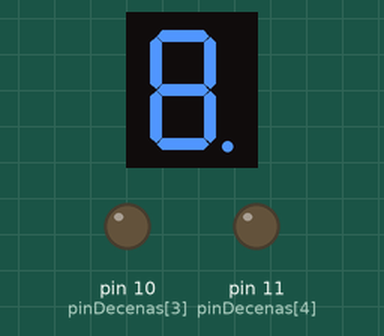
The sketch below on a simulated Arduino Uno, built with avr-gcc and run on an emulated ATmega328P. On the bench: 1-digit seven-segment display, output pins drawn as LEDs (lit = HIGH). Wiring (inferred from the names in the program): 1-digit 7-segment display, segments lit when LOW: segments pin 6, pin 3, pin 7, pin 8, pin 4, pin 9, pin 5, pin 2. The segment pins are drawn as the display they are named for; pins used as bus, display or sensor lines are not drawn.

Above: at 0.1 s.
At 5.1 s:
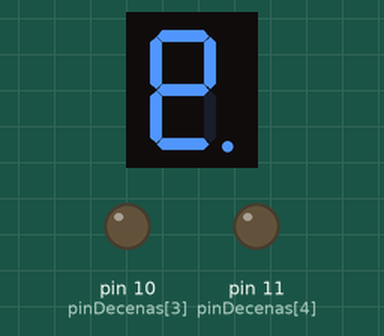
At 10.1 s:
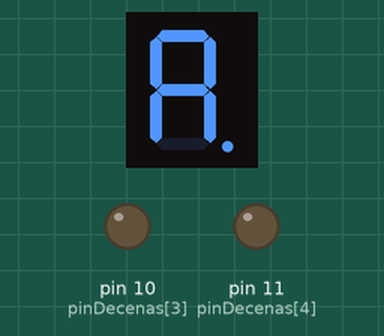
At 20.1 s:
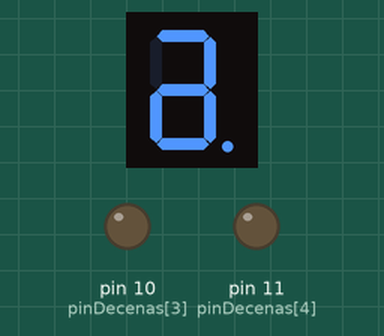
At 30.1 s:
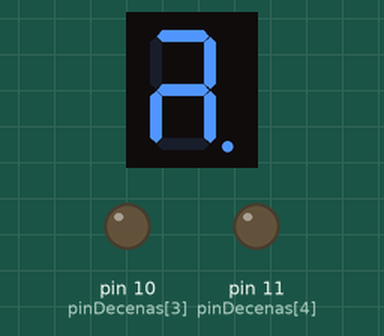
At 39.75 s:
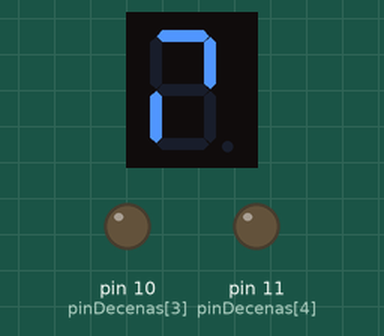

The sketch:

ej01_7segs.ino
```cpp
/*	display 7 segs: muestra las unidades de un contador
	modulo 100. Código para mostrar unidades en display
	se encuentra en funcion loop
*/

const int pinUnidades[5]={2,3,4,5,6};
const int pinDecenas[5]={7,8,9,10,11};
//const byte digits[10]={0b0000,0b0001};
int count,dec,uni;

void setup()
{
	for(int i=2;i<12;i++) pinMode(i,OUTPUT);
	count=-1;
}

void loop()
{

	//contador modulo 100
	if(count<99) count++;
	else count=0;

	//extraer decenas,unidades
	dec=(count/10)%10;
	uni=count%10;

	//codigo para mostrar unidades en display 7 segs
	for(int i=0;i<4;i++){
		digitalWrite(pinUnidades[i],bitRead(uni,i));
		digitalWrite(pinDecenas[i],bitRead(dec,i));
	}

	//retardo
	delay(500);

}
```

Measured:
- what the display in image 1 shows lasts 0.5 s, from 5.0 s to 5.5 s
